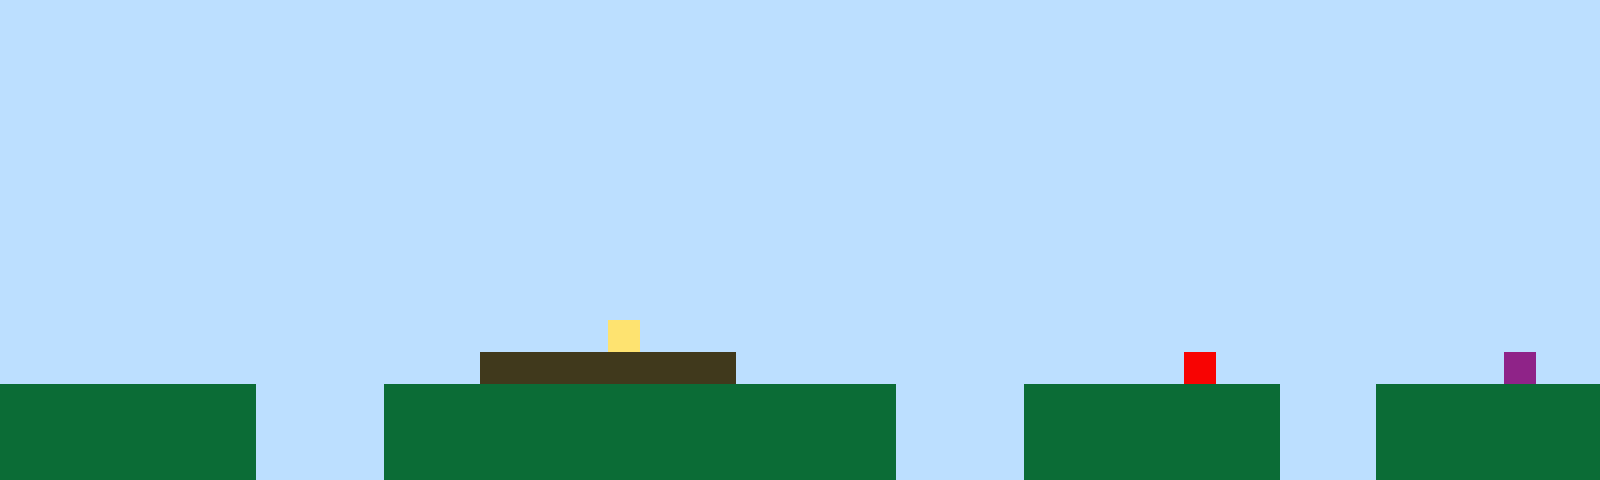

Rendered tile map (Tiled .tmx) drawn with the repository's tilesets; below, a short description and the full map source, tile grids included:
An orthogonal 50x15 tile map with 32x32 px tiles, 1 tile layer (Tile Layer 1).

<map version="1.10" tiledversion="1.11.2" orientation="orthogonal" renderorder="right-up" width="50" height="15" tilewidth="32" tileheight="32" infinite="0" nextlayerid="2" nextobjectid="1"><editorsettings><export target="map1.csv" format="csv" /></editorsettings><tileset firstgid="1" name="sprites" tilewidth="32" tileheight="32" tilecount="6" columns="3"><image source="sprites.png" width="96" height="64" /></tileset><layer id="1" name="Tile Layer 1" width="50" height="15"><data encoding="csv">1,1,1,1,1,1,1,1,1,1,1,1,1,1,1,1,1,1,1,1,1,1,1,1,1,1,1,1,1,1,1,1,1,1,1,1,1,1,1,1,1,1,1,1,1,1,1,1,1,1,1,1,1,1,1,1,1,1,1,1,1,1,1,1,1,1,1,1,1,1,1,1,1,1,1,1,1,1,1,1,1,1,1,1,1,1,1,1,1,1,1,1,1,1,1,1,1,1,1,1,1,1,1,1,1,1,1,1,1,1,1,1,1,1,1,1,1,1,1,1,1,1,1,1,1,1,1,1,1,1,1,1,1,1,1,1,1,1,1,1,1,1,1,1,1,1,1,1,1,1,1,1,1,1,1,1,1,1,1,1,1,1,1,1,1,1,1,1,1,1,1,1,1,1,1,1,1,1,1,1,1,1,1,1,1,1,1,1,1,1,1,1,1,1,1,1,1,1,1,1,1,1,1,1,1,1,1,1,1,1,1,1,1,1,1,1,1,1,1,1,1,1,1,1,1,1,1,1,1,1,1,1,1,1,1,1,1,1,1,1,1,1,1,1,1,1,1,1,1,1,1,1,1,1,1,1,1,1,1,1,1,1,1,1,1,1,1,1,1,1,1,1,1,1,1,1,1,1,1,1,1,1,1,1,1,1,1,1,1,1,1,1,1,1,1,1,1,1,1,1,1,1,1,1,1,1,1,1,1,1,1,1,1,1,1,1,1,1,1,1,1,1,1,1,1,1,1,1,1,1,1,1,1,1,1,1,1,1,1,1,1,1,1,1,1,1,1,1,1,1,1,1,1,1,1,1,1,1,1,1,1,1,1,1,1,1,1,1,1,1,1,1,1,1,1,1,1,1,1,1,1,1,1,1,1,1,1,1,1,1,1,1,1,1,1,1,1,1,1,1,1,1,1,1,1,1,1,1,1,1,1,1,1,1,1,1,1,1,1,1,1,1,1,1,1,1,1,1,1,1,1,1,1,1,1,1,1,1,1,1,1,1,1,1,1,1,1,1,1,1,1,1,1,1,1,1,1,1,1,1,1,1,1,1,1,1,1,1,1,1,1,1,1,1,1,1,1,1,1,1,1,1,1,1,1,1,1,1,1,1,1,1,1,1,1,1,1,1,1,1,1,1,1,1,1,1,1,1,1,1,1,1,1,1,1,1,1,1,1,4,1,1,1,1,1,1,1,1,1,1,1,1,1,1,1,1,1,1,1,1,1,1,1,1,1,1,1,1,1,1,1,1,1,1,1,1,1,1,1,1,1,1,1,1,1,3,3,3,3,3,3,3,3,1,1,1,1,1,1,1,1,1,1,1,1,1,1,5,1,1,1,1,1,1,1,1,1,6,1,1,2,2,2,2,2,2,2,2,1,1,1,1,2,2,2,2,2,2,2,2,2,2,2,2,2,2,2,2,1,1,1,1,2,2,2,2,2,2,2,2,1,1,1,2,2,2,2,2,2,2,2,2,2,2,2,2,2,2,1,1,1,1,2,2,2,2,2,2,2,2,2,2,2,2,2,2,2,2,1,1,1,1,2,2,2,2,2,2,2,2,1,1,1,2,2,2,2,2,2,2,2,2,2,2,2,2,2,2,1,1,1,1,2,2,2,2,2,2,2,2,2,2,2,2,2,2,2,2,1,1,1,1,2,2,2,2,2,2,2,2,1,1,1,2,2,2,2,2,2,2</data></layer></map>
